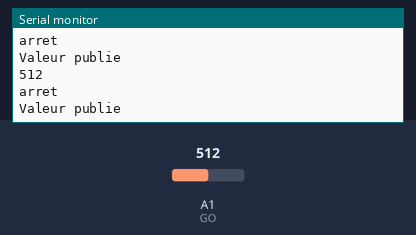
Bench run of a sketch on a simulated Arduino Uno, built with avr-gcc and run on an emulated ATmega328P. Parts: the last lines printed to the serial monitor. Inputs (shaded band) come from the test bench; at power-on: A1 (GO) = 512.

Above: at 1.3 s.
1.4 s: A1 (GO) set to 716
At 1.81 s:
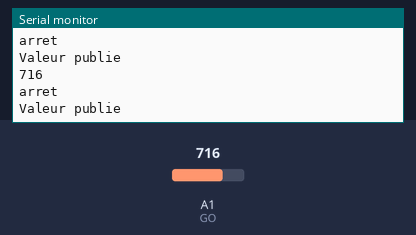
2.9 s: A1 (GO) set to 900
At 3.31 s:
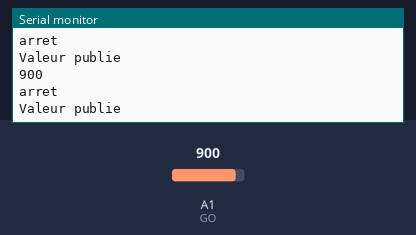
Timing chart, 0 to 5.9 s (numbered marks = the images above; inputs shaded):
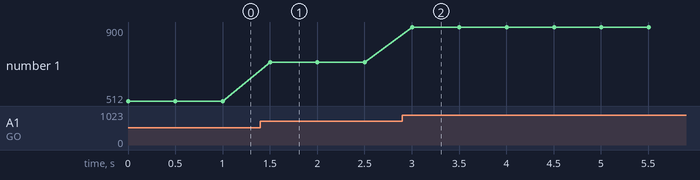

Measured:
- after the input at 1.4 s, the serial monitor: prints a new line after 0.10 s (image 1)
- after the input at 2.9 s, the serial monitor: prints a new line after 0.10 s (image 2)
- plotted number 1: 512 → 716 after the input at 1.4 s, 716 → 900 after the input at 2.9 s

The sketch:

demarrage.ino
```cpp
//#include <ros.h>
//#include <std_msgs/String.h>

const int entrer = 2;
const int GO = 1 ;

int valeurLue = 0;

void setup() {
  Serial.begin(9600);
}

int maFonction(){
  digitalWrite(entrer,HIGH);
  valeurLue = analogRead(GO);
  Serial.println(valeurLue);
  if(valeurLue < 1000){
    Serial.println("arret");
    return 0;
  }
  else{
    return 1;
  }
}

void loop() {
  int MaValeur = maFonction();
  if(MaValeur == 0){
    //p.publish(MaValeur);
    Serial.println("Valeur publie");
  }
  delay(500);
}
```
